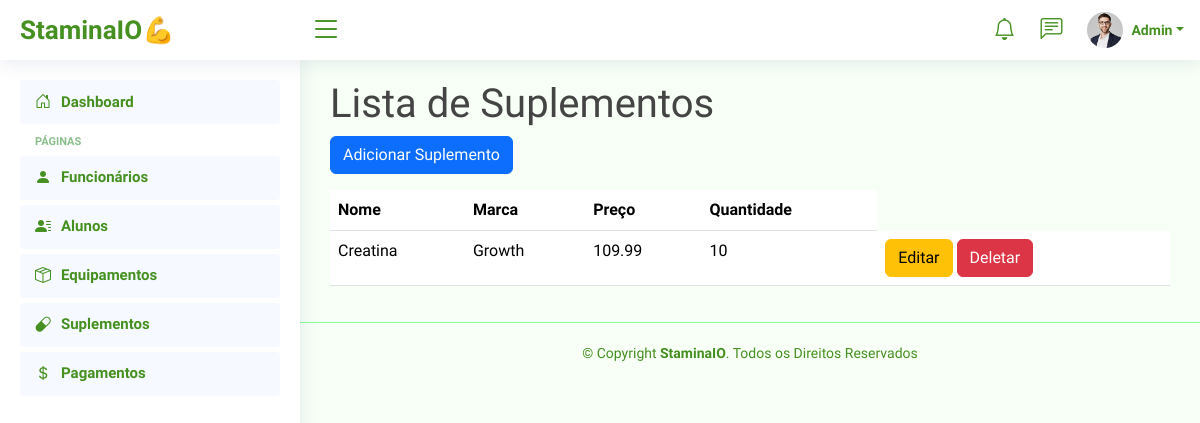
Screenshot of /dashboard/suplemento/ (signed in) with the database file from the repository.
### suplemento/models.py (models this page shows)
class Suplemento(models.Model):
    nome = models.CharField(max_length=20)
    marca = models.CharField(max_length=20)
    descricao = models.CharField(max_length=100, default="")
    preco = models.FloatField()
    quantidade = models.IntegerField(default=1)

### suplemento/views.py (the view)
# urls.py: path('suplemento/', listar_suplementos, name='lista_suplementos'),
@login_required
def listar_suplementos(request):
    suplementos = Suplemento.objects.all()
    return render(request, 'suplemento/listar_suplementos.html', {'suplementos': suplementos})

### templates/suplemento/listar_suplementos.html (shortened to what this page needs)
{% extends '_base.html' %}
{% block content %}
    <h1>Lista de Suplementos</h1>
    <a href="{% url 'suplemento:adicionar_suplemento' %}" class="btn btn-primary">Adicionar Suplemento</a>
    <table class="table suplemento-table mt-3">
        <thead>
            <tr>
                <th>Nome</th>
                <th>Marca</th>
                <th>Preço</th>
                <th>Quantidade</th>
            </tr>
        </thead>
        <tbody>
            {% for suplemento in suplementos %}
            <tr>
                <td>{{ suplemento.nome }}</td>
                <td>{{ suplemento.marca }}</td>
                <td>{{ suplemento.preco }}</td>
                <td>{{ suplemento.quantidade }}</td>
                <td>
                    <a href="{% url 'suplemento:editar_suplemento' suplemento.pk %}" class="btn btn-warning">Editar</a>
                    <a href="{% url 'suplemento:deletar_suplemento' suplemento.pk %}" class="btn btn-danger">Deletar</a>
                </td>
            </tr>
            {% empty %}
            <tr>
                <td colspan="4">Nenhum suplemento encontrado.</td>
            </tr>
            {% endfor %}
        </tbody>
    </table>
{% endblock %}

### static/css/style.css (style rules this page uses)
:root { scroll-behavior: smooth; }
body { font-family: "Chakra Petch", sans-serif; background: #f7fff6; color: #444444; }
a { color: #459020; text-decoration: none; }
h1, h2, h3, h4, h5, h6 { font-family: "Chakra Petch", sans-serif; }

### rows the page displays
Suplemento: nome "Creatina", marca "Growth", preco "109.99", quantidade "10"
